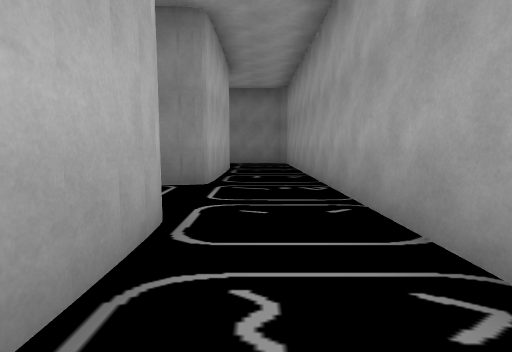
view 1 (above)

24 first-person views from a walk through a Unity game level. The camera is 1.3 m above the floor, tilts 6° down and sees 85° across. The floor is counted in squares, 2 m on a side. Each view is taken from the middle of a square. On the plan, view 1 faces up. The plan holds only what a view shows up to about 9 squares ahead; the rest is blank. The place goes on beyond the plan. The player character is not drawn. Some surface patterns are stand-ins.

view 2
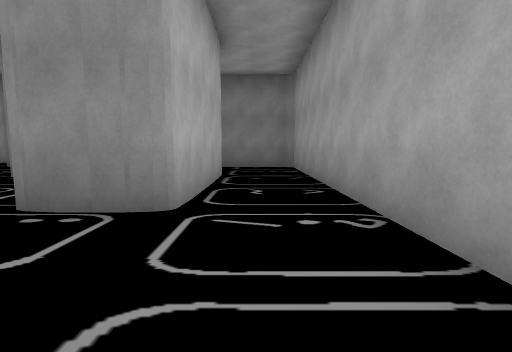

view 3
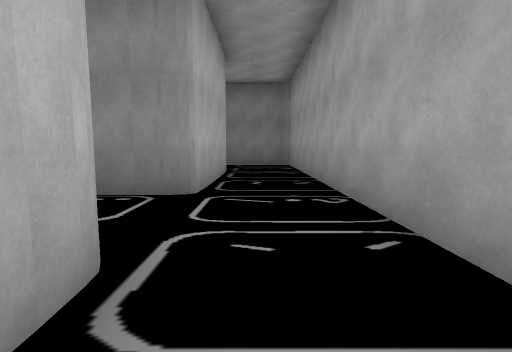

view 4
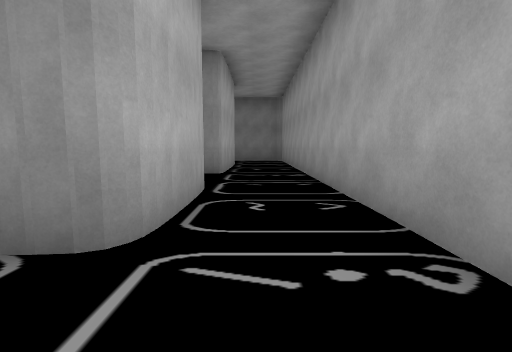

view 5
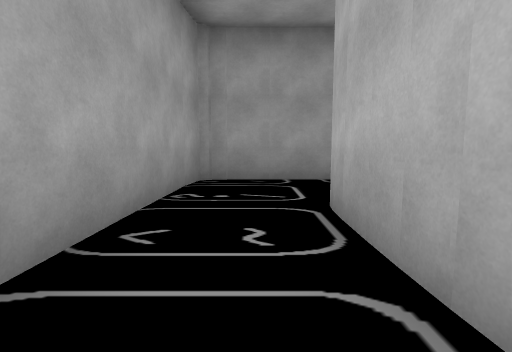

view 6
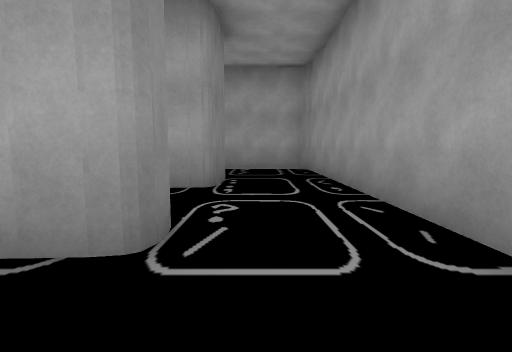

view 7
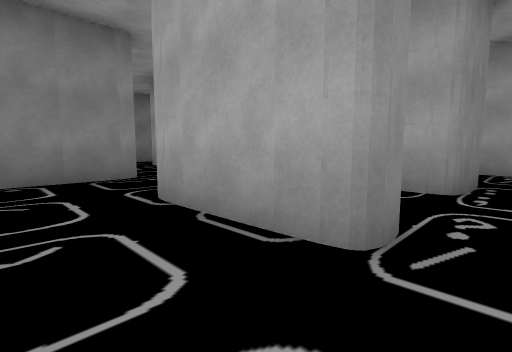

view 8
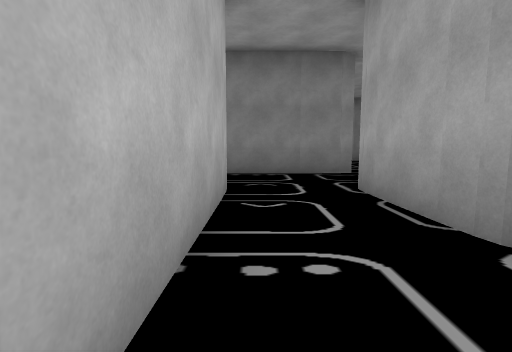

view 9
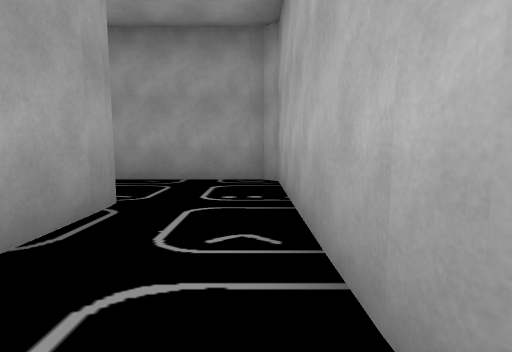

view 10
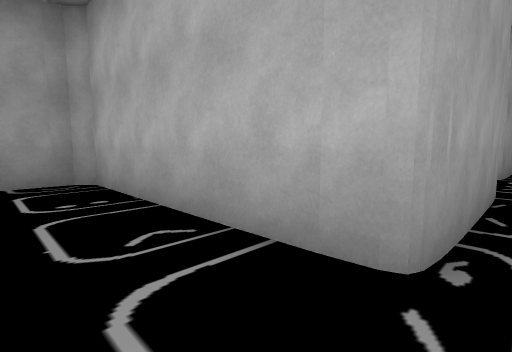

view 11
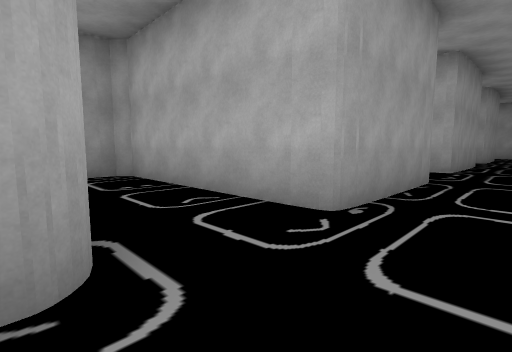

view 12
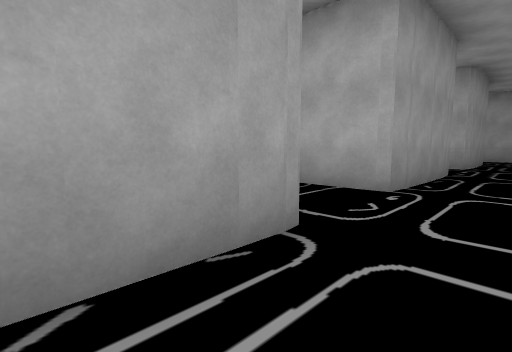

view 13
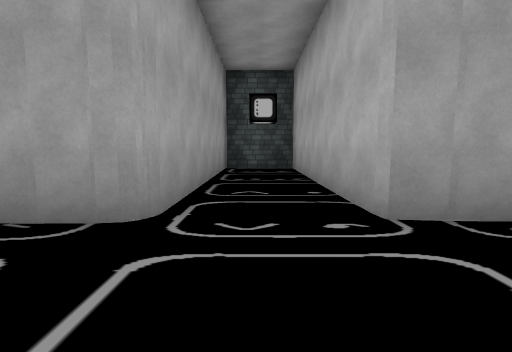

view 14
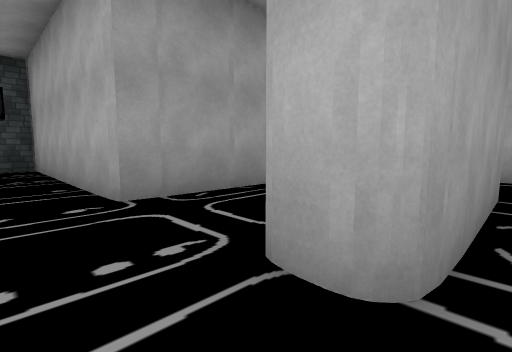

view 15
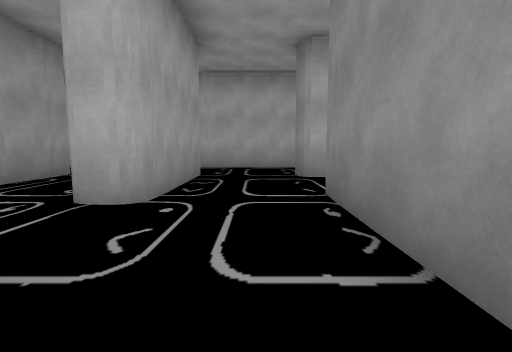

view 16
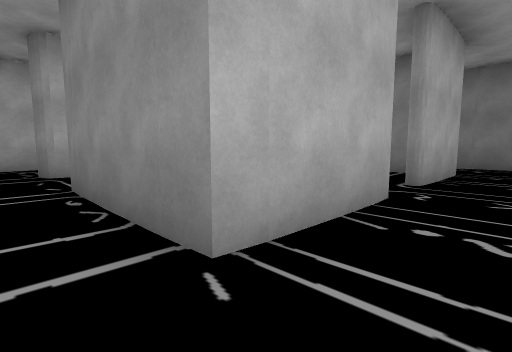

view 17
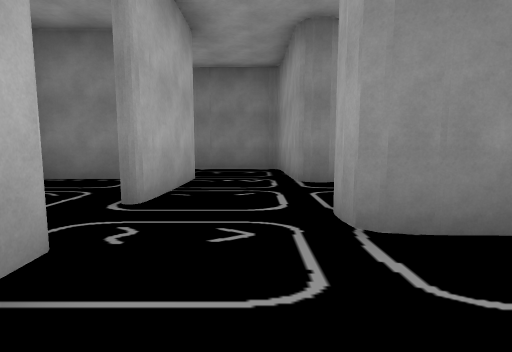

view 18
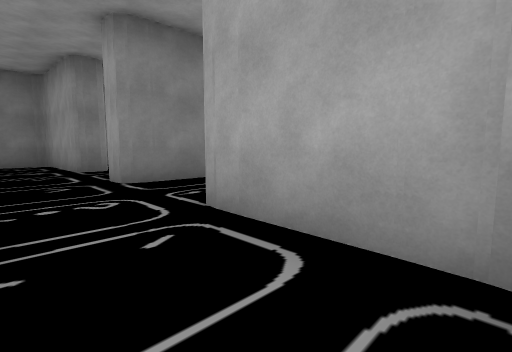

view 19
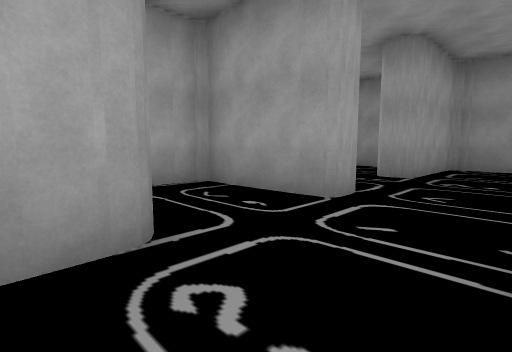

view 20
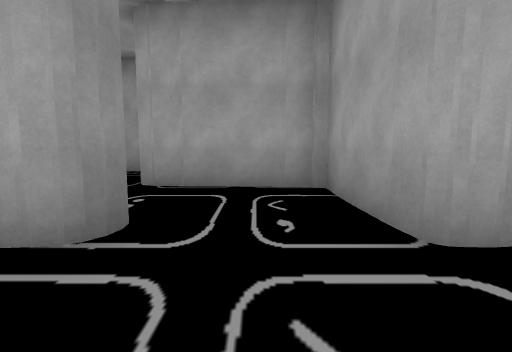

view 21
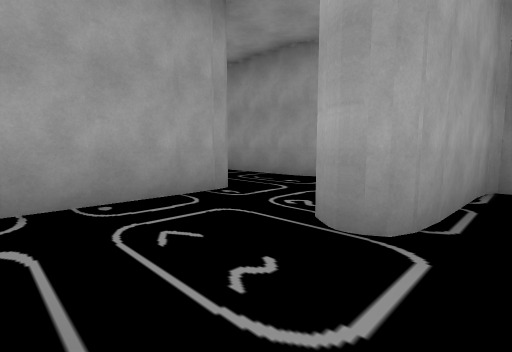

view 22
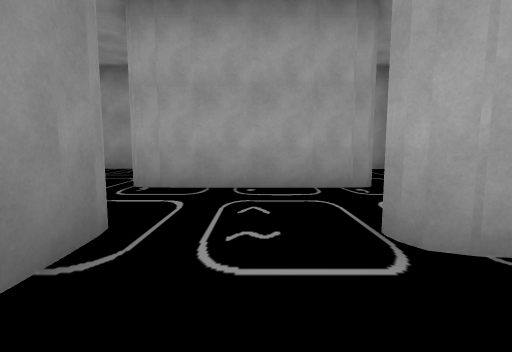

view 23
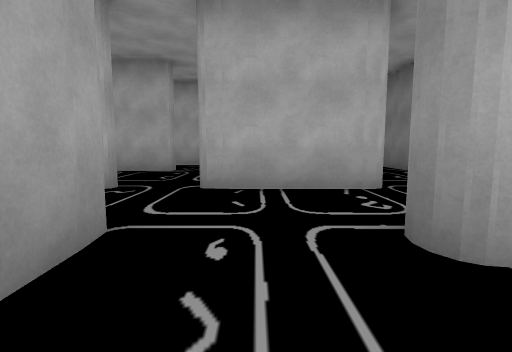

view 24
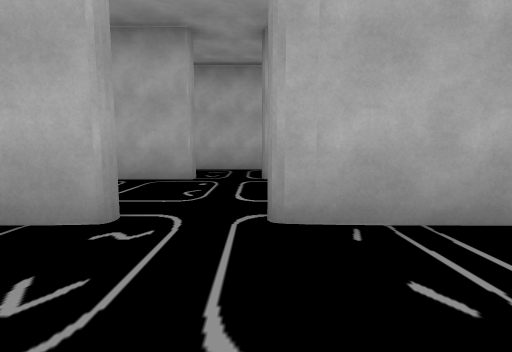

### Floor plan
Points are (right, up) in squares from view 1. A wall is a line through its corners. A room is listed if a view was taken in it or the views show most of it. See-through windows are left out.
Room 1 (views 1, 2, 3, 4, 5)
walls: (-0.8, 2.5) (-0.7, 0.5); (-0.8, 6.6) (-0.8, 4.9); (-0.8, 0.6) (-0.8, 0.1); (-1.1, 8.5) (-1, 6.6); (1.2, -1.7) (1.2, 10.7); (-0.4, -2.5) (1.1, -2.5) (1.2, -1.6); (0.8, 10.8) (-1.2, 10.9)
ways out: opening at (-1.5, -1.5) to room 8; opening at (-1.5, 3.5) to room 8; opening at (-1.5, 9.5)
Room 2 (views 6, 7, 8, 9, 10, 11, 12, 13)
walls: (-10.7, 2.7) (-7.8, 2.7); (-13.7, 2.6) (-13.1, 2.5) (-13.1, -3.4) (-11.1, -3.4) (-11.1, 2.4); (-7.4, 2.5) (-7.4, -2.2) (-7.1, -2.5) (-4.6, -2.5); (-16.6, 2.7) (-13.6, 2.7); (-18.7, 2.4) (-18.7, 1.2); (-5.4, -0.1) (-5.5, 2.2); (-4.5, 5) (-5.1, 4.8) (-7.8, 4.8)
ways out: opening at (-12.5, 5) to room 3; opening at (-5, -1.5) to room 8; opening at (-5, 3.5) to room 8; opening at (-19, 3.5)
Room 3 (view 14)
walls: (-10.3, 7.9) (-14, 7.9)
ways out: opening at (-12.5, 5) to room 2; opening at (-11, 6.5) to room 4; opening at (-14, 6.5)
Room 4 (views 15, 16, 18)
walls: (-9.7, 5.8) (-8.7, 5.8); (-8.3, 6.1) (-8.3, 8.4)
ways out: opening at (-11, 6.5) to room 3; opening at (-9.5, 8) to room 5
Room 5 (views 17, 20, 23, 24)
walls: (-8.1, 11.9) (-5.5, 12) (-5.4, 14.7); (-6.3, 11.9) (-5.8, 11.9); (-10.3, 10.7) (-10.3, 7.9); (-10.2, 14.7) (-10.2, 12.2)
ways out: opening at (-9.5, 8) to room 4; opening at (-9.5, 15) to room 6; opening at (-6.5, 15) to room 7; opening at (-11, 11) to room 9; opening at (-8, 9.5)
Room 6 (view 19)
walls: (-8.6, 17.1) (-10.8, 17.1); (-8.1, 16.3) (-8.1, 16.8); (-8.2, 14.4) (-8.4, 16.4); (-8.1, 14.4) (-8.1, 15)
ways out: opening at (-9.5, 15) to room 5; opening at (-11, 16.5)
Room 7 (views 21, 22)
walls: (-4.9, 17.1) (-5.9, 17.1)
ways out: opening at (-6.5, 15) to room 5; opening at (-5, 16.5) to room 11
Room 8 (no view inside)
walls: (-2.7, 0) (-2.7, 0.5); (-1.3, -0.4) (-2.2, -0.4); (-4.6, -2.5) (-0.4, -2.5); (-1.1, 4.8) (-2.1, 4.8)
ways out: opening at (-1.5, -1.5) to room 1; opening at (-1.5, 3.5) to room 1; opening at (-5, -1.5) to room 2; opening at (-5, 3.5) to room 2; opening at (-3.5, 5)
Room 9 (no view inside)
walls: (-13.5, 10.7) (-13.5, 9.2); (-11.3, 14.6) (-13.3, 14.6)
ways out: opening at (-11, 11) to room 5; opening at (-14, 11.5)
Room 10 (no view inside)
walls: (-16.6, 5.7) (-15.6, 5.7); (-18.7, 8.3) (-18.7, 5.3)
ways out: opening at (-17.5, 8); opening at (-16, 6.5)
Room 11 (no view inside)
walls: (-2.6, 15.4) (-2.6, 17.8)
ways out: opening at (-5, 16.5) to room 7; opening at (-3.5, 14.5); opening at (-3.5, 18)

Where each view was taken, in squares from view 1:
view 1: 0 up, 0 right, facing up
view 2: 2 up, 0 right, facing up
view 3: 1 up, 0 right, facing up
view 4: 2 down, 0 right, facing up
view 5: 3 up, 0 right, facing down
view 6: 1 down, 7 left, facing right
view 7: 1 down, 7 left, facing up-right
view 8: 2 down, 7 left, facing up
view 9: 3 up, 7 left, facing down
view 10: 3 up, 6 left, facing down-left
view 11: 4 up, 5 left, facing down-left
view 12: 4 up, 9 left, facing down-left
view 13: 5 up, 12 left, facing down
view 14: 6 up, 12 left, facing down-left
view 15: 7 up, 10 left, facing left
view 16: 7 up, 9 left, facing up-left
view 17: 9 up, 9 left, facing up
view 18: 6 up, 10 left, facing up-right
view 19: 15 up, 10 left, facing down-right
view 20: 13 up, 10 left, facing right
view 21: 17 up, 6 left, facing down-right
view 22: 16 up, 7 left, facing right
view 23: 13 up, 6 left, facing left
view 24: 12 up, 8 left, facing left
